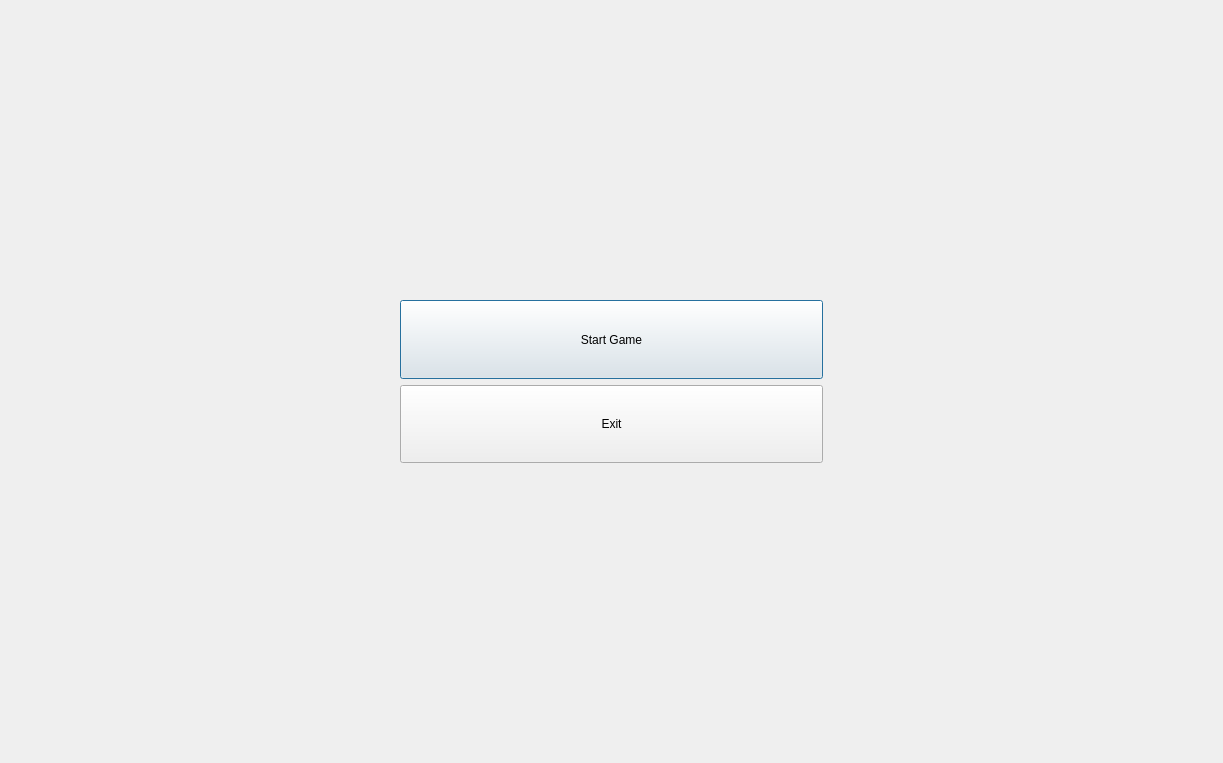
<?xml version="1.0" encoding="UTF-8"?>
<ui version="4.0">
 <class>MainMenu</class>
 <widget class="QDialog" name="MainMenu">
  <property name="geometry">
   <rect>
    <x>0</x>
    <y>0</y>
    <width>1223</width>
    <height>763</height>
   </rect>
  </property>
  <property name="windowTitle">
   <string>Dialog</string>
  </property>
  <property name="styleSheet">
   <string notr="true">#MainMenu {
border-image: url(:/resources/pic/bg.jpg) 0 0 0 0 stretch stretch;
}</string>
  </property>
  <layout class="QVBoxLayout" name="verticalLayout_3">
   <property name="leftMargin">
    <number>200</number>
   </property>
   <property name="topMargin">
    <number>100</number>
   </property>
   <property name="rightMargin">
    <number>200</number>
   </property>
   <property name="bottomMargin">
    <number>100</number>
   </property>
   <item>
    <widget class="QStackedWidget" name="menuStack">
     <property name="styleSheet">
      <string notr="true">#menuPage {
	background-color: Transparent;
}</string>
     </property>
     <property name="currentIndex">
      <number>0</number>
     </property>
     <widget class="QWidget" name="menuPage">
      <layout class="QVBoxLayout" name="verticalLayout_4">
       <property name="leftMargin">
        <number>200</number>
       </property>
       <property name="topMargin">
        <number>200</number>
       </property>
       <property name="rightMargin">
        <number>200</number>
       </property>
       <property name="bottomMargin">
        <number>200</number>
       </property>
       <item>
        <layout class="QVBoxLayout" name="verticalLayout_2">
         <item>
          <widget class="QPushButton" name="startGameBtn">
           <property name="sizePolicy">
            <sizepolicy hsizetype="Minimum" vsizetype="Preferred">
             <horstretch>0</horstretch>
             <verstretch>0</verstretch>
            </sizepolicy>
           </property>
           <property name="text">
            <string>Start Game</string>
           </property>
          </widget>
         </item>
         <item>
          <widget class="QPushButton" name="exitBtn">
           <property name="sizePolicy">
            <sizepolicy hsizetype="Preferred" vsizetype="Preferred">
             <horstretch>0</horstretch>
             <verstretch>0</verstretch>
            </sizepolicy>
           </property>
           <property name="text">
            <string>Exit</string>
           </property>
          </widget>
         </item>
        </layout>
       </item>
      </layout>
     </widget>
     <widget class="QWidget" name="startPage">
      <property name="styleSheet">
       <string notr="true">#startPage {
	background-color: #fff;
}</string>
      </property>
      <layout class="QVBoxLayout" name="verticalLayout_7">
       <property name="leftMargin">
        <number>30</number>
       </property>
       <property name="topMargin">
        <number>20</number>
       </property>
       <property name="rightMargin">
        <number>30</number>
       </property>
       <property name="bottomMargin">
        <number>30</number>
       </property>
       <item>
        <widget class="QLabel" name="label">
         <property name="font">
          <font>
           <pointsize>16</pointsize>
          </font>
         </property>
         <property name="text">
          <string>Map Configurations</string>
         </property>
         <property name="alignment">
          <set>Qt::AlignCenter</set>
         </property>
        </widget>
       </item>
       <item>
        <layout class="QVBoxLayout" name="verticalLayout_6">
         <item>
          <layout class="QHBoxLayout" name="horizontalLayout_3">
           <property name="leftMargin">
            <number>0</number>
           </property>
           <property name="topMargin">
            <number>20</number>
           </property>
           <property name="rightMargin">
            <number>0</number>
           </property>
           <property name="bottomMargin">
            <number>30</number>
           </property>
           <item>
            <widget class="QGraphicsView" name="preMap"/>
           </item>
           <item>
            <layout class="QVBoxLayout" name="verticalLayout_5">
             <property name="spacing">
              <number>0</number>
             </property>
             <property name="leftMargin">
              <number>0</number>
             </property>
             <property name="rightMargin">
              <number>0</number>
             </property>
             <item>
              <widget class="QPushButton" name="preloadMapBtn">
               <property name="text">
                <string>Load Map</string>
               </property>
              </widget>
             </item>
             <item>
              <layout class="QHBoxLayout" name="horizontalLayout">
               <property name="leftMargin">
                <number>0</number>
               </property>
               <item>
                <widget class="QLabel" name="label_2">
                 <property name="text">
                  <string>Healthpacks</string>
                 </property>
                </widget>
               </item>
               <item>
                <widget class="QSpinBox" name="nrHealthSpinner">
                 <property name="minimum">
                  <number>0</number>
                 </property>
                 <property name="maximum">
                  <number>30</number>
                 </property>
                 <property name="value">
                  <number>10</number>
                 </property>
                </widget>
               </item>
              </layout>
             </item>
             <item>
              <layout class="QHBoxLayout" name="horizontalLayout_2">
               <property name="leftMargin">
                <number>0</number>
               </property>
               <item>
                <widget class="QLabel" name="label_3">
                 <property name="text">
                  <string>Enemies</string>
                 </property>
                </widget>
               </item>
               <item>
                <widget class="QSpinBox" name="nrEnemySpinner">
                 <property name="minimum">
                  <number>0</number>
                 </property>
                 <property name="maximum">
                  <number>30</number>
                 </property>
                 <property name="value">
                  <number>10</number>
                 </property>
                </widget>
               </item>
              </layout>
             </item>
             <item>
              <widget class="QCheckBox" name="noPenemyCheckbox">
               <property name="text">
                <string>I don't want P enemies</string>
               </property>
              </widget>
             </item>
             <item>
              <widget class="QCheckBox" name="noXenemyCheckbox">
               <property name="text">
                <string>I don't want X enemies</string>
               </property>
              </widget>
             </item>
            </layout>
           </item>
          </layout>
         </item>
         <item>
          <layout class="QHBoxLayout" name="horizontalLayout_4">
           <item>
            <widget class="QPushButton" name="menuBtn">
             <property name="text">
              <string>Main Menu</string>
             </property>
            </widget>
           </item>
           <item>
            <widget class="QPushButton" name="generateBtn">
             <property name="text">
              <string>Generate</string>
             </property>
            </widget>
           </item>
          </layout>
         </item>
        </layout>
       </item>
      </layout>
     </widget>
     <widget class="QWidget" name="loadingPage">
      <property name="styleSheet">
       <string notr="true"/>
      </property>
      <layout class="QVBoxLayout" name="verticalLayout_8">
       <property name="leftMargin">
        <number>250</number>
       </property>
       <property name="topMargin">
        <number>250</number>
       </property>
       <property name="rightMargin">
        <number>250</number>
       </property>
       <property name="bottomMargin">
        <number>250</number>
       </property>
       <item>
        <layout class="QVBoxLayout" name="verticalLayout">
         <property name="leftMargin">
          <number>0</number>
         </property>
         <item>
          <widget class="QLabel" name="loadingText">
           <property name="font">
            <font>
             <pointsize>30</pointsize>
            </font>
           </property>
           <property name="styleSheet">
            <string notr="true">#loadingText {
	background-color: white;
}</string>
           </property>
           <property name="text">
            <string>Loading...</string>
           </property>
           <property name="alignment">
            <set>Qt::AlignCenter</set>
           </property>
          </widget>
         </item>
        </layout>
       </item>
      </layout>
     </widget>
    </widget>
   </item>
  </layout>
 </widget>
 <resources/>
 <connections/>
</ui>
